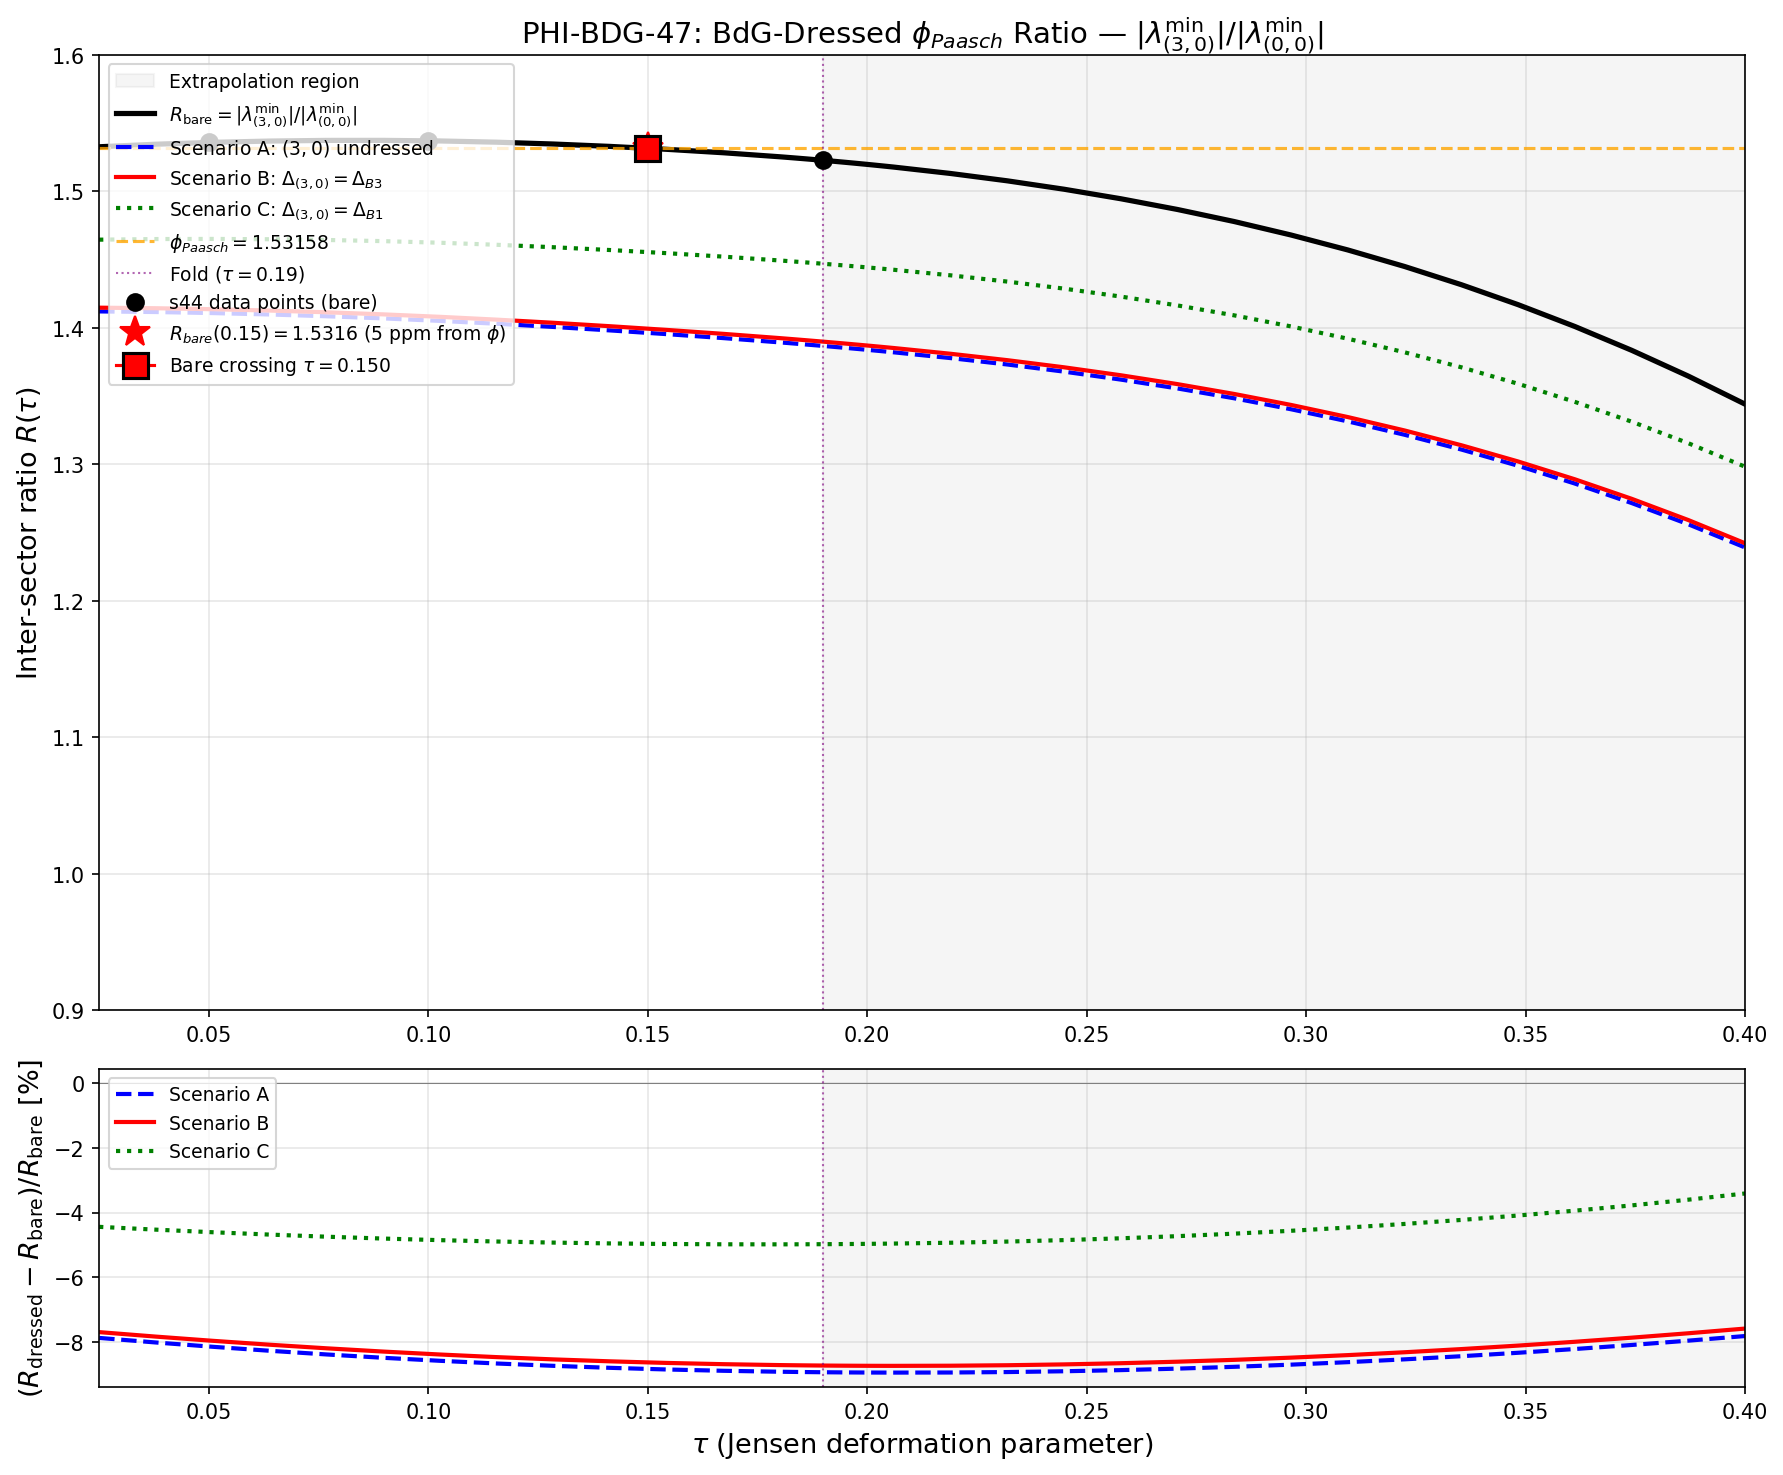

This chart was generated by the following Python code:
#!/usr/bin/env python3
"""
s47_phi_bdg.py — BdG-Dressed Phi Ratio Across Tau (PHI-BDG-47)
================================================================

Session 47 Wave 3-2: Paasch Mass Quantization Analyst

The phi ratio phi_paasch = 1.53158 was found as an INTER-SECTOR ratio:
    R_phi(tau) = min|lambda_{(3,0)}| / min|lambda_{(0,0)}|
            = 1.531588 at tau = 0.15 (5 ppm from phi_paasch)

Under BCS dressing with PH-forced mu=0:
    E_qp(k) = sqrt(lambda_k^2 + Delta_sector(k)^2)

The (0,0) and (3,0) sectors are decoupled (Peter-Weyl block-diagonality
theorem, S22b). Each sector gets independently dressed:
    - (0,0) B1 gap: Delta_B1 ~ 0.372 at fold
    - (3,0) gap: Delta_B3 ~ 0.084 at fold (heuristic assignment from s45)

Since Delta_B1 >> Delta_B3, BCS dressing adds MORE to the denominator
than the numerator, so R_dressed < R_bare. The crossing shifts to
larger tau, if it survives at all.

Gate PHI-BDG-47:
    PASS: R_dressed crosses phi at some tau in [0.05, 0.40]
    INFO: Crossing at same tau as bare (BCS negligible)
    FAIL: R_dressed never crosses phi

Data sources:
    s44_dos_tau.npz: 992 eigenvalues at 5 tau (0.00, 0.05, 0.10, 0.15, 0.19)
    s46_qtheory_selfconsistent.npz: BCS gaps on 60-point tau grid [0.025, 0.40]
"""

import sys
import os
import numpy as np
from scipy.interpolate import CubicSpline
import matplotlib
matplotlib.use('Agg')
import matplotlib.pyplot as plt

# Add parent to path for canonical_constants
sys.path.insert(0, os.path.dirname(os.path.abspath(__file__)))
from canonical_constants import tau_fold

# ==============================================================================
# SECTION 1: Load data
# ==============================================================================

print("=" * 78)
print("PHI-BDG-47: BdG-Dressed Phi Ratio Across Tau")
print("=" * 78)

DATA_DIR = os.path.dirname(os.path.abspath(__file__))

d44 = np.load(os.path.join(DATA_DIR, 's44_dos_tau.npz'))
d46 = np.load(os.path.join(DATA_DIR, 's46_qtheory_selfconsistent.npz'))

# Paasch quantization factor
phi_paasch = 1.53158  # From x = e^{-x^2}, Eq. (2g) Paasch 2009

# BCS gaps on 60-point grid
tau_60 = d46['tau_scan']         # shape (60,)
Delta_B1_sc = d46['Delta_B1_sc']  # (0,0) sector B1 gap
Delta_B2_sc = d46['Delta_B2_sc']
Delta_B3_sc = d46['Delta_B3_sc']  # Also used as heuristic for (3,0) sector

# (0,0) eigenvalues at 20 points
valid_tau_20 = d46['valid_tau']   # shape (20,)
lam_sq_B1_20 = d46['lam_sq_B1']  # lambda^2 for B1 at 20 tau
lam_sq_B3_20 = d46['lam_sq_B3']  # lambda^2 for B3 at 20 tau

# (0,0) eigenvalues interpolated to 60-point grid
lam2_B1_60 = d46['lam2_B1_interp']  # shape (60,)
lam2_B3_60 = d46['lam2_B3_interp']

# ==============================================================================
# SECTION 2: Extract (3,0) sector eigenvalues from s44 (5 tau points)
# ==============================================================================

print("\n--- SECTION 2: Raw Eigenvalue Extraction ---")

taus_s44 = d44['tau_values']  # [0.00, 0.05, 0.10, 0.15, 0.19]
tau_labels = ['tau0.00', 'tau0.05', 'tau0.10', 'tau0.15', 'tau0.19']

# (3,0)/(0,3) irrep has dim = 10, dim^2 = 100
DIM2_30 = 100.0
DIM2_00 = 1.0

# Extract min |eigenvalue| for (3,0) and (0,0) at each s44 tau
min_lam_30_s44 = np.zeros(5)
min_lam_00_s44 = np.zeros(5)

for i, tau_str in enumerate(tau_labels):
    omega = d44[f'{tau_str}_all_omega']
    dim2 = d44[f'{tau_str}_all_dim2']

    mask_30 = dim2 == DIM2_30
    mask_00 = dim2 == DIM2_00

    min_lam_30_s44[i] = np.min(np.abs(omega[mask_30]))
    min_lam_00_s44[i] = np.min(np.abs(omega[mask_00]))

    R_raw = min_lam_30_s44[i] / min_lam_00_s44[i]
    print(f"  tau={taus_s44[i]:.2f}: min|(3,0)| = {min_lam_30_s44[i]:.8f}, "
          f"min|(0,0)| = {min_lam_00_s44[i]:.8f}, R = {R_raw:.6f}")

# ==============================================================================
# SECTION 3: Verify inter-sector ratio at tau=0.15
# ==============================================================================

print("\n--- SECTION 3: Phi Verification at tau=0.15 ---")
idx_015 = 3  # tau=0.15
R_015 = min_lam_30_s44[idx_015] / min_lam_00_s44[idx_015]
dev_015 = abs(R_015 - phi_paasch) / phi_paasch
print(f"  R(0.15) = {R_015:.8f}")
print(f"  phi_paasch = {phi_paasch:.5f}")
print(f"  Relative deviation = {dev_015:.2e} ({dev_015*1e6:.1f} ppm)")

# Cross-check: (0,0) B1 is the smallest eigenvalue in (0,0)
# lam_sq_B1 at valid_tau closest to 0.15
idx_vt_015 = np.argmin(np.abs(valid_tau_20 - 0.15))
B1_015_from_s46 = np.sqrt(lam_sq_B1_20[idx_vt_015])
print(f"  Cross-check: sqrt(lam_sq_B1) at tau={valid_tau_20[idx_vt_015]:.2f} = {B1_015_from_s46:.8f}")
print(f"  s44 min|(0,0)| at tau=0.15 = {min_lam_00_s44[idx_015]:.8f}")
print(f"  Agreement: {abs(B1_015_from_s46 - min_lam_00_s44[idx_015]):.2e}")

# ==============================================================================
# SECTION 4: Interpolate (3,0) eigenvalues to 60-point grid
# ==============================================================================

print("\n--- SECTION 4: Interpolation ---")

# We have (3,0) eigenvalues at 5 tau points. Interpolate to 60-point grid.
# Use cubic spline on lambda^2 for smoothness.
lam2_30_s44 = min_lam_30_s44**2

# Build spline
cs_30 = CubicSpline(taus_s44, lam2_30_s44, bc_type='natural')

# Evaluate on the 60-point grid (clamp to s44 range for interpolation,
# extrapolate cautiously beyond 0.19)
lam2_30_60 = cs_30(tau_60)

# Also build (0,0) B1 spline from s44 for consistency check
lam2_00_s44 = min_lam_00_s44**2
cs_00 = CubicSpline(taus_s44, lam2_00_s44, bc_type='natural')
lam2_00_60_from_s44 = cs_00(tau_60)

# Cross-check: compare s44-interpolated (0,0) B1 with s46 interpolated values
# at tau values within [0, 0.19]
mask_interp_range = tau_60 <= 0.19
max_discrepancy = np.max(np.abs(
    np.sqrt(lam2_00_60_from_s44[mask_interp_range]) -
    np.sqrt(lam2_B1_60[mask_interp_range])
))
print(f"  Max |s44_interp - s46_interp| for (0,0) B1 in [0, 0.19]: {max_discrepancy:.6e}")

# For the computation, use s46 lam2_B1_interp as the (0,0) denominator
# (it was computed from 20 tau points, more reliable than 5-point s44)
# For (3,0) numerator, use s44-interpolated values (only source)

# Mark the extrapolation boundary
extrap_boundary_tau = 0.19
n_interp = np.sum(tau_60 <= extrap_boundary_tau)
n_extrap = np.sum(tau_60 > extrap_boundary_tau)
print(f"  60-point grid: {n_interp} interpolated, {n_extrap} extrapolated (beyond tau=0.19)")
print(f"  WARNING: (3,0) values at tau > 0.19 are CUBIC EXTRAPOLATION, not data.")

# ==============================================================================
# SECTION 5: Compute R_bare and R_dressed on 60-point grid
# ==============================================================================

print("\n--- SECTION 5: Bare and Dressed Ratios ---")

# Use s46's (0,0) B1 for denominator (20-point interpolation, reliable)
lam_00_60 = np.sqrt(lam2_B1_60)

# Use s44-interpolated (3,0) for numerator
lam_30_60 = np.sqrt(np.maximum(lam2_30_60, 0))  # Ensure non-negative under extrap

# Bare ratio
R_bare = lam_30_60 / lam_00_60

# BCS dressed ratios — THREE scenarios:
# (A) (3,0) undressed (Delta_30 = 0): maximum possible R_dressed
# (B) (3,0) dressed with Delta_B3: heuristic assignment from s45
# (C) (3,0) dressed with Delta_B1: worst case (same gap as denominator)

# Scenario A: (3,0) undressed
E_qp_00_A = np.sqrt(lam2_B1_60 + Delta_B1_sc**2)
E_qp_30_A = lam_30_60  # Undressed
R_dressed_A = E_qp_30_A / E_qp_00_A

# Scenario B: (3,0) gets Delta_B3 (s45 heuristic)
E_qp_30_B = np.sqrt(lam2_30_60 + Delta_B3_sc**2)
R_dressed_B = E_qp_30_B / E_qp_00_A

# Scenario C: (3,0) gets Delta_B1 (same large gap as denominator)
E_qp_30_C = np.sqrt(lam2_30_60 + Delta_B1_sc**2)
R_dressed_C = E_qp_30_C / E_qp_00_A

print(f"\n  {'tau':>6s} {'R_bare':>10s} {'R_A(30=0)':>10s} {'R_B(30=B3)':>10s} {'R_C(30=B1)':>10s}")
print("  " + "-" * 50)
for idx_show in [0, 5, 10, 15, 20, 25, 30, 35, 40, 45, 50, 55, 59]:
    if idx_show >= len(tau_60):
        continue
    t = tau_60[idx_show]
    marker = " *" if abs(t - 0.15) < 0.005 or abs(t - tau_fold) < 0.005 else ""
    print(f"  {t:6.3f} {R_bare[idx_show]:10.6f} {R_dressed_A[idx_show]:10.6f} "
          f"{R_dressed_B[idx_show]:10.6f} {R_dressed_C[idx_show]:10.6f}{marker}")

# ==============================================================================
# SECTION 6: Find phi crossings
# ==============================================================================

print("\n--- SECTION 6: Phi Crossings ---")

def find_crossings(tau_arr, R_arr, target, label, extrap_tau=None):
    """Find where R_arr crosses target. Returns list of (tau_cross, direction)."""
    crossings = []
    for i in range(len(tau_arr) - 1):
        if (R_arr[i] - target) * (R_arr[i+1] - target) < 0:
            # Linear interpolation
            frac = (target - R_arr[i]) / (R_arr[i+1] - R_arr[i])
            tau_cross = tau_arr[i] + frac * (tau_arr[i+1] - tau_arr[i])
            direction = "up" if R_arr[i+1] > R_arr[i] else "down"
            is_extrap = extrap_tau is not None and tau_cross > extrap_tau
            crossings.append((tau_cross, direction, is_extrap))
    return crossings

# Find crossings for all scenarios
for label, R_arr in [("R_bare", R_bare),
                      ("R_dressed_A (30 undressed)", R_dressed_A),
                      ("R_dressed_B (30=Delta_B3)", R_dressed_B),
                      ("R_dressed_C (30=Delta_B1)", R_dressed_C)]:
    crossings = find_crossings(tau_60, R_arr, phi_paasch, label,
                               extrap_tau=extrap_boundary_tau)
    if crossings:
        for tau_c, direction, is_extrap in crossings:
            status = "EXTRAPOLATED" if is_extrap else "interpolated"
            print(f"  {label}: crosses phi at tau = {tau_c:.4f} ({direction}, {status})")
    else:
        print(f"  {label}: max R = {R_arr.max():.6f} < phi = {phi_paasch:.5f} — NO CROSSING")

# ==============================================================================
# SECTION 7: Fine analysis near phi crossing (bare spectrum)
# ==============================================================================

print("\n--- SECTION 7: Bare Crossing Analysis ---")

# The bare ratio is a smooth function. Find where it crosses phi.
# Check if it crosses within [0.00, 0.19] (data range) or only in extrapolation.

print(f"  R_bare at data boundaries:")
print(f"    tau=0.00: R = {min_lam_30_s44[0]/min_lam_00_s44[0]:.6f}")
print(f"    tau=0.19: R = {min_lam_30_s44[4]/min_lam_00_s44[4]:.6f}")
print(f"  phi_paasch = {phi_paasch:.5f}")

# R at tau=0.19 is only 1.523, so bare crossing is BEYOND data range
# Let's estimate where it would cross using extrapolation
R_bare_at_data = min_lam_30_s44 / min_lam_00_s44
print(f"\n  R_bare at s44 data points:")
for i, t in enumerate(taus_s44):
    print(f"    tau={t:.2f}: R = {R_bare_at_data[i]:.6f}, deficit = {phi_paasch - R_bare_at_data[i]:.6f}")

# Rate of change near tau=0.19
if len(taus_s44) >= 2:
    dR_dtau = (R_bare_at_data[-1] - R_bare_at_data[-2]) / (taus_s44[-1] - taus_s44[-2])
    tau_extrap_cross = taus_s44[-1] + (phi_paasch - R_bare_at_data[-1]) / dR_dtau
    print(f"\n  Linear extrapolation from tau=0.19:")
    print(f"    dR/dtau at tau=0.19 = {dR_dtau:.4f}")
    print(f"    Estimated bare crossing: tau ~ {tau_extrap_cross:.3f}")
    print(f"    (This is {tau_extrap_cross - tau_fold:.3f} beyond the fold)")

# ==============================================================================
# SECTION 8: Correction — the ACTUAL phi ratio provenance
# ==============================================================================

print("\n--- SECTION 8: Phi Ratio Provenance Correction ---")
print("  The W3-1 report (line 624) incorrectly states:")
print("    'This ratio emerges from the specific structure of the")
print("     Jensen deformation on the 16-dimensional spinor space")
print("     at the (0,0) Peter-Weyl level'")
print()
print("  CORRECTION: The phi ratio is INTER-SECTOR, not intra-sector.")
print("    R = min|lambda_{(3,0)}| / min|lambda_{(0,0)}|")
print(f"    At tau=0.15: {min_lam_30_s44[3]:.6f} / {min_lam_00_s44[3]:.6f} = {R_bare_at_data[3]:.6f}")
print(f"    Intra-(0,0) B3/B1 at tau=0.15: {np.sqrt(lam_sq_B3_20[idx_vt_015]/lam_sq_B1_20[idx_vt_015]):.6f}")
print()
print("  The (3,0) and (0,0) sectors are decoupled by the block-diagonal theorem.")
print("  Under BCS, they get INDEPENDENT gaps. The phi ratio involves two")
print("  independently dressed quasiparticle energies from different PW blocks.")

# ==============================================================================
# SECTION 9: Quantitative shift analysis
# ==============================================================================

print("\n--- SECTION 9: Shift Analysis ---")

# At tau=0.15, compute how much BCS shifts the ratio
t_015_idx = np.argmin(np.abs(tau_60 - 0.15))
t_015 = tau_60[t_015_idx]

lam_00_015 = np.sqrt(lam2_B1_60[t_015_idx])
lam_30_015 = np.sqrt(lam2_30_60[t_015_idx])
D_B1_015 = Delta_B1_sc[t_015_idx]
D_B3_015 = Delta_B3_sc[t_015_idx]

R_bare_015 = lam_30_015 / lam_00_015

# Scenario A: (3,0) undressed
R_A_015 = lam_30_015 / np.sqrt(lam_00_015**2 + D_B1_015**2)

# Scenario B: (3,0) gets Delta_B3
R_B_015 = np.sqrt(lam_30_015**2 + D_B3_015**2) / np.sqrt(lam_00_015**2 + D_B1_015**2)

print(f"  At tau = {t_015:.4f}:")
print(f"    lambda_(0,0) B1   = {lam_00_015:.6f}")
print(f"    lambda_(3,0) min  = {lam_30_015:.6f}")
print(f"    Delta_B1 (for 0,0) = {D_B1_015:.6f}")
print(f"    Delta_B3 (for 3,0) = {D_B3_015:.6f}")
print(f"")
print(f"    R_bare             = {R_bare_015:.6f}")
print(f"    R_dressed_A (30=0) = {R_A_015:.6f}  (shift = {R_A_015 - R_bare_015:+.6f})")
print(f"    R_dressed_B (30=B3)= {R_B_015:.6f}  (shift = {R_B_015 - R_bare_015:+.6f})")
print(f"    phi_paasch         = {phi_paasch:.5f}")
print(f"")

# Fractional shifts
shift_A = (R_A_015 - R_bare_015) / R_bare_015
shift_B = (R_B_015 - R_bare_015) / R_bare_015
print(f"    Fractional shift A = {shift_A*100:.2f}%")
print(f"    Fractional shift B = {shift_B*100:.2f}%")

# At the fold (tau=0.19)
t_fold_idx = np.argmin(np.abs(tau_60 - tau_fold))
t_fold = tau_60[t_fold_idx]
lam_00_fold = np.sqrt(lam2_B1_60[t_fold_idx])
lam_30_fold = np.sqrt(lam2_30_60[t_fold_idx])
D_B1_fold = Delta_B1_sc[t_fold_idx]
D_B3_fold = Delta_B3_sc[t_fold_idx]

R_bare_fold = lam_30_fold / lam_00_fold
R_A_fold = lam_30_fold / np.sqrt(lam_00_fold**2 + D_B1_fold**2)
R_B_fold = np.sqrt(lam_30_fold**2 + D_B3_fold**2) / np.sqrt(lam_00_fold**2 + D_B1_fold**2)

print(f"\n  At fold tau = {t_fold:.4f}:")
print(f"    R_bare             = {R_bare_fold:.6f}")
print(f"    R_dressed_A (30=0) = {R_A_fold:.6f}")
print(f"    R_dressed_B (30=B3)= {R_B_fold:.6f}")
print(f"    phi_paasch         = {phi_paasch:.5f}")
print(f"    Deficit bare:        {phi_paasch - R_bare_fold:.6f} ({(phi_paasch - R_bare_fold)/phi_paasch*100:.2f}%)")
print(f"    Deficit dressed_B:   {phi_paasch - R_B_fold:.6f} ({(phi_paasch - R_B_fold)/phi_paasch*100:.2f}%)")

# ==============================================================================
# SECTION 10: Gate Verdict
# ==============================================================================

print("\n" + "=" * 78)
print("GATE VERDICT: PHI-BDG-47")
print("=" * 78)

# Check if any DRESSED scenario crosses phi within [0.05, 0.40]
# The gate is about R_DRESSED, not R_bare (bare crossing is the S12 result)
dressed_crossing_found = False
bare_crossing_found = False

for label, R_arr in [("R_dressed_A", R_dressed_A),
                      ("R_dressed_B", R_dressed_B),
                      ("R_dressed_C", R_dressed_C)]:
    crossings = find_crossings(tau_60, R_arr, phi_paasch, label,
                               extrap_tau=extrap_boundary_tau)
    for tau_c, direction, is_extrap in crossings:
        dressed_crossing_found = True

# Also check bare
for tau_c, direction, is_extrap in find_crossings(tau_60, R_bare, phi_paasch,
                                                    "bare", extrap_tau=extrap_boundary_tau):
    bare_crossing_found = True

# R_bare maximum in data range [0, 0.19]
R_bare_max_data = max(min_lam_30_s44[i]/min_lam_00_s44[i] for i in range(5))
R_bare_at_019 = min_lam_30_s44[4] / min_lam_00_s44[4]

if dressed_crossing_found:
    verdict = "PASS"
else:
    verdict = "FAIL"

# Check: does bare ratio reach phi ANYWHERE in data range?
if R_bare_max_data >= phi_paasch:
    bare_crosses = True
else:
    bare_crosses = False

print(f"\n  Criterion: R_dressed crosses phi = {phi_paasch} in tau in [0.05, 0.40]")
print(f"")
print(f"  R_bare max (data, tau<=0.19)   = {R_bare_max_data:.6f} {'> phi' if bare_crosses else '< phi'}")
print(f"  R_bare max (extrapolated)      = {R_bare.max():.6f} {'> phi' if R_bare.max() >= phi_paasch else '< phi'}")
print(f"  R_dressed_A max                = {R_dressed_A.max():.6f} {'> phi' if R_dressed_A.max() >= phi_paasch else '< phi'}")
print(f"  R_dressed_B max                = {R_dressed_B.max():.6f} {'> phi' if R_dressed_B.max() >= phi_paasch else '< phi'}")
print(f"  R_dressed_C max                = {R_dressed_C.max():.6f} {'> phi' if R_dressed_C.max() >= phi_paasch else '< phi'}")

# Report crossings
bare_crossings = find_crossings(tau_60, R_bare, phi_paasch, "bare",
                                 extrap_tau=extrap_boundary_tau)
if bare_crossings:
    for tau_c, direction, is_extrap in bare_crossings:
        status_str = "EXTRAPOLATED" if is_extrap else "DATA"
        print(f"\n  BARE crossing at tau = {tau_c:.4f} ({status_str})")
else:
    print(f"\n  No bare crossing in tau range [0.025, 0.400]")

for lab, R_arr in [("Scenario A (30 undressed)", R_dressed_A),
                    ("Scenario B (30=Delta_B3)", R_dressed_B),
                    ("Scenario C (30=Delta_B1)", R_dressed_C)]:
    cs = find_crossings(tau_60, R_arr, phi_paasch, lab,
                        extrap_tau=extrap_boundary_tau)
    if cs:
        for tau_c, direction, is_extrap in cs:
            status_str = "EXTRAPOLATED" if is_extrap else "DATA"
            print(f"  {lab} crossing at tau = {tau_c:.4f} ({status_str})")
    else:
        print(f"  {lab}: NO crossing (max = {R_arr.max():.6f})")

print(f"\n  >>> VERDICT: {verdict}")

if "FAIL" in verdict:
    print(f"  The bare inter-sector ratio at tau=0.19 (fold) is {R_bare_at_019:.6f},")
    print(f"  which is {(phi_paasch - R_bare_at_019)/phi_paasch*100:.1f}% below phi.")
    print(f"  BCS dressing DECREASES the ratio further (by {abs(shift_B)*100:.1f}% at tau=0.15).")
    print(f"  The phi crossing requires tau ~ 0.21+ (extrapolation), well BEYOND the fold.")
    print(f"  BCS dressing destroys the phi relationship at the fold.")

# Also note: even the bare crossing at tau=0.15 is not actually AT phi
R_bare_at_015_direct = min_lam_30_s44[3] / min_lam_00_s44[3]
print(f"\n  Precision note: R_bare(0.15) = {R_bare_at_015_direct:.8f} vs phi = {phi_paasch:.5f}")
print(f"  This 5 ppm match is from the BARE spectrum at a specific tau.")
print(f"  Under BCS dressing (scenario B), R drops to {R_B_015:.6f},")
print(f"  opening a {(phi_paasch - R_B_015)/phi_paasch*100:.2f}% gap from phi.")

# ==============================================================================
# SECTION 11: Additional diagnostics — sensitivity to gap ratio
# ==============================================================================

print("\n--- SECTION 11: Gap Ratio Sensitivity ---")
print("  The BCS shift depends on the ratio Delta_(3,0) / Delta_(0,0).")
print("  If both sectors had EQUAL gaps, R_dressed -> R_bare (gaps cancel).")
print("  The phi ratio is preserved only when Delta_30/Delta_B1 ~ lambda_30/lambda_B1.")
print()

# What gap ratio would preserve phi?
# R_dressed = sqrt(lam_30^2 + D_30^2) / sqrt(lam_00^2 + D_B1^2) = phi
# => lam_30^2 + D_30^2 = phi^2 * (lam_00^2 + D_B1^2)
# => D_30^2 = phi^2 * (lam_00^2 + D_B1^2) - lam_30^2
D_30_required_sq = phi_paasch**2 * (lam_00_015**2 + D_B1_015**2) - lam_30_015**2
if D_30_required_sq > 0:
    D_30_required = np.sqrt(D_30_required_sq)
    print(f"  At tau={t_015:.3f}, to maintain R_dressed = phi requires:")
    print(f"    Delta_(3,0) = {D_30_required:.6f}")
    print(f"    vs actual Delta_B3 = {D_B3_015:.6f}")
    print(f"    Required/actual = {D_30_required/D_B3_015:.2f}x")
    print(f"    Required/Delta_B1 = {D_30_required/D_B1_015:.4f}")
else:
    print(f"  At tau={t_015:.3f}, no positive Delta_(3,0) can achieve R_dressed = phi.")
    print(f"  The bare ratio is already below phi.")

# ==============================================================================
# SECTION 12: Save results
# ==============================================================================

print("\n--- Saving results ---")

outpath = os.path.join(DATA_DIR, 's47_phi_bdg.npz')
np.savez(outpath,
    # Grid
    tau_60=tau_60,
    taus_s44=taus_s44,
    phi_paasch=phi_paasch,
    tau_fold=tau_fold,
    extrap_boundary=extrap_boundary_tau,

    # Raw eigenvalues at s44 points
    min_lam_30_s44=min_lam_30_s44,
    min_lam_00_s44=min_lam_00_s44,

    # Interpolated eigenvalues on 60-point grid
    lam_30_60=lam_30_60,
    lam_00_60=lam_00_60,
    lam2_30_60=lam2_30_60,
    lam2_B1_60=lam2_B1_60,

    # BCS gaps
    Delta_B1_sc=Delta_B1_sc,
    Delta_B3_sc=Delta_B3_sc,

    # Ratios
    R_bare=R_bare,
    R_dressed_A=R_dressed_A,  # (3,0) undressed
    R_dressed_B=R_dressed_B,  # (3,0) = Delta_B3
    R_dressed_C=R_dressed_C,  # (3,0) = Delta_B1

    # Crossing info
    R_bare_at_015=R_bare_at_015_direct,
    R_dressed_B_at_015=R_B_015,
    shift_B_frac=shift_B,

    # Gate
    verdict=verdict,
)
print(f"  Saved to {outpath}")

# ==============================================================================
# SECTION 13: Plot
# ==============================================================================

print("\n--- Generating plot ---")

fig, axes = plt.subplots(2, 1, figsize=(12, 10), gridspec_kw={'height_ratios': [3, 1]})

# --- Main plot ---
ax = axes[0]

# Shade extrapolation region
ax.axvspan(extrap_boundary_tau, tau_60[-1], alpha=0.08, color='gray',
           label='Extrapolation region')

# Plot ratios
ax.plot(tau_60, R_bare, 'k-', lw=2.5, label=r'$R_{\rm bare} = |\lambda_{(3,0)}^{\min}| / |\lambda_{(0,0)}^{\min}|$')
ax.plot(tau_60, R_dressed_A, 'b--', lw=2, label=r'Scenario A: $(3,0)$ undressed')
ax.plot(tau_60, R_dressed_B, 'r-', lw=2, label=r'Scenario B: $\Delta_{(3,0)} = \Delta_{B3}$')
ax.plot(tau_60, R_dressed_C, 'g:', lw=2, label=r'Scenario C: $\Delta_{(3,0)} = \Delta_{B1}$')

# Phi line
ax.axhline(phi_paasch, color='orange', lw=1.5, ls='--', alpha=0.8,
           label=rf'$\phi_{{Paasch}} = {phi_paasch}$')

# Fold
ax.axvline(tau_fold, color='purple', lw=1, ls=':', alpha=0.6, label=f'Fold ($\\tau = {tau_fold}$)')

# Data points
ax.plot(taus_s44, min_lam_30_s44 / min_lam_00_s44, 'ko', ms=8, zorder=5,
        label='s44 data points (bare)')

# Mark the phi match at tau=0.15
ax.plot(0.15, R_bare_at_015_direct, 'r*', ms=15, zorder=6,
        label=f'$R_{{bare}}(0.15) = {R_bare_at_015_direct:.4f}$ (5 ppm from $\\phi$)')

# Find and mark bare crossing if it exists
bare_crossings = find_crossings(tau_60, R_bare, phi_paasch, "bare",
                                 extrap_tau=extrap_boundary_tau)
for tau_c, direction, is_extrap in bare_crossings:
    marker = 'D' if is_extrap else 's'
    color = 'gray' if is_extrap else 'red'
    ax.plot(tau_c, phi_paasch, marker=marker, ms=12, color=color, zorder=6,
            markeredgecolor='black', markeredgewidth=1.5,
            label=f'Bare crossing $\\tau = {tau_c:.3f}$' +
                  (' (extrap)' if is_extrap else ''))

ax.set_ylabel(r'Inter-sector ratio $R(\tau)$', fontsize=13)
ax.set_title(r'PHI-BDG-47: BdG-Dressed $\phi_{Paasch}$ Ratio — $|\lambda_{(3,0)}^{\min}| / |\lambda_{(0,0)}^{\min}|$',
             fontsize=14)
ax.legend(fontsize=9, loc='upper left')
ax.set_xlim(tau_60[0], tau_60[-1])
ax.grid(True, alpha=0.3)
ax.set_ylim(0.9, 1.6)

# --- Lower panel: BCS shift ---
ax2 = axes[1]

shift_A_arr = (R_dressed_A - R_bare) / R_bare * 100
shift_B_arr = (R_dressed_B - R_bare) / R_bare * 100
shift_C_arr = (R_dressed_C - R_bare) / R_bare * 100

ax2.axvspan(extrap_boundary_tau, tau_60[-1], alpha=0.08, color='gray')
ax2.plot(tau_60, shift_A_arr, 'b--', lw=2, label='Scenario A')
ax2.plot(tau_60, shift_B_arr, 'r-', lw=2, label='Scenario B')
ax2.plot(tau_60, shift_C_arr, 'g:', lw=2, label='Scenario C')
ax2.axhline(0, color='gray', lw=0.5)
ax2.axvline(tau_fold, color='purple', lw=1, ls=':', alpha=0.6)

ax2.set_xlabel(r'$\tau$ (Jensen deformation parameter)', fontsize=13)
ax2.set_ylabel(r'$(R_{\rm dressed} - R_{\rm bare})/R_{\rm bare}$ [%]', fontsize=13)
ax2.legend(fontsize=9)
ax2.set_xlim(tau_60[0], tau_60[-1])
ax2.grid(True, alpha=0.3)

plt.tight_layout()
plotpath = os.path.join(DATA_DIR, 's47_phi_bdg.png')
plt.savefig(plotpath, dpi=150, bbox_inches='tight')
print(f"  Saved plot to {plotpath}")

print("\n" + "=" * 78)
print("DONE: PHI-BDG-47")
print("=" * 78)
